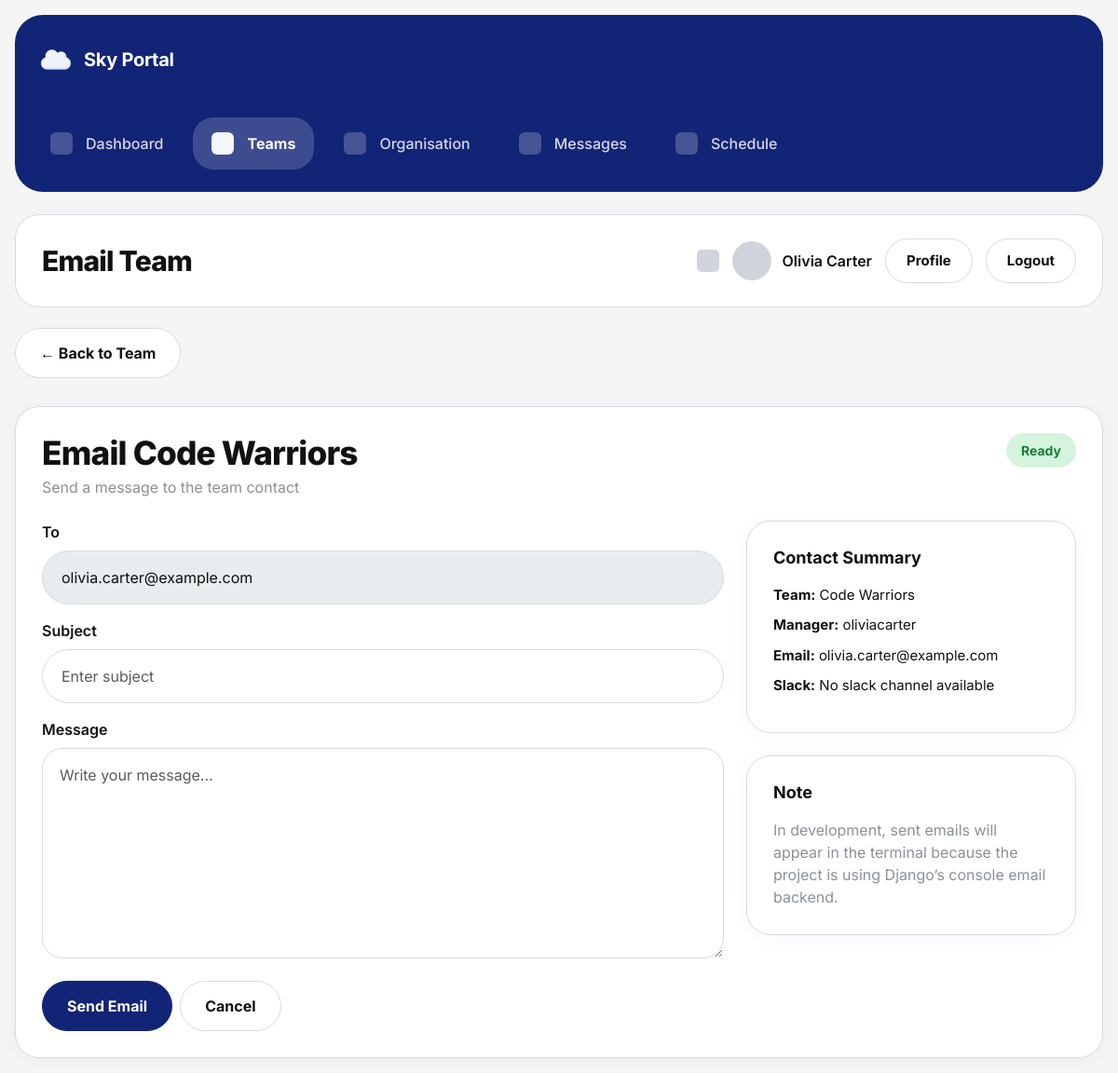
/teams/7/email/ (signed in), run on the app's committed database.
### organisation/models.py (models this page shows, shortened)
class Team(models.Model):
    STATUS_CHOICES = [
        ('active', 'Active'),
        ('restructured', 'Restructured'),
        ('disbanded', 'Disbanded'),
    ]
    name = models.CharField(max_length=100, unique=True)
    description = models.TextField(blank=True)
    purpose = models.TextField(blank=True)
    department = models.ForeignKey(
        Department,
        on_delete=models.SET_NULL,
        null=True,
        blank=True,
        related_name='teams'
    )
    team_type = models.ForeignKey(
        TeamType,
        on_delete=models.SET_NULL,
        null=True,
        blank=True,
        related_name='teams'
    )
    manager = models.ForeignKey(
        User,
        on_delete=models.SET_NULL,
        null=True,
        blank=True,
        related_name='managed_teams'
    )
    members = models.ManyToManyField(
        User,
        related_name='teams',
        blank=True
    )
    slack_channel = models.CharField(max_length=100, blank=True)
    email = models.EmailField(blank=True)
    code_repository = models.URLField(blank=True)
    status = models.CharField(max_length=20, choices=STATUS_CHOICES, default='active')
    created_at = models.DateTimeField(auto_now_add=True)
    updated_at = models.DateTimeField(auto_now=True)

### teams/views.py (the view, shortened to what this page needs)
# urls.py: path("<int:team_id>/email/", views.email_team, name="email_team"),
@login_required
def email_team(request, team_id):
    team = get_object_or_404(Team, id=team_id)
    success = False
    error = ""
    subject = ""
    message = ""
    return render(request, "teams/email_team.html", {
        "team": team,
        "success": success,
        "error": error,
        "subject": subject,
        "message": message,
    })

### templates/teams/email_team.html (shortened to what this page needs)
{% extends "base.html" %}
{% block nav_teams %}active{% endblock %}
{% block page_heading %}Email Team{% endblock %}
{% block content %}
<div class="mb-2">
    <a href="{% url 'team_detail' team.id %}" class="btn btn-sky-secondary">← Back to Team</a>
</div>
<div class="panel-card">
    <div class="card-body">
        <div class="d-flex justify-content-between align-items-start flex-wrap gap-4 mb-4">
            <div>
                <h2 class="page-title mb-1" style="font-size: 2.2rem;">Email {{ team.name }}</h2>
                <p class="page-subtitle mb-0">Send a message to the team contact</p>
            </div>
            <span class="sky-badge sky-badge-active">
                {% if team.email %}
                    Ready
                {% else %}
                    No Email
                {% endif %}
            </span>
        </div>
        <div class="row g-4">
            <div class="col-lg-8">
                <form method="post" onsubmit="return confirmEmailSend()">
                    <div class="mb-3">
                        <label class="form-label fw-semibold">To</label>
                        <input
                            type="text"
                            class="form-control sky-search-input"
                            value="{{ team.email|default:'No email available' }}"
                            disabled
                        >
                    </div>
                    <div class="mb-3">
                        <label class="form-label fw-semibold">Subject</label>
                        <input
                            type="text"
                            name="subject"
                            class="form-control sky-search-input"
                            placeholder="Enter subject"
                            value="{{ subject|default:'' }}"
                            required
                        >
                    </div>
                    <div class="mb-4">
                        <label class="form-label fw-semibold">Message</label>
                        <textarea
                            name="message"
                            rows="8"
                            class="form-control sky-textarea"
                            placeholder="Write your message..."
                            required
                        >{{ message|default:'' }}</textarea>
                    </div>
                    <div class="d-flex gap-2 flex-wrap">
                        <button type="submit" class="btn btn-sky-primary">Send Email</button>
                        <a href="{% url 'team_detail' team.id %}" class="btn btn-sky-secondary">Cancel</a>
                    </div>
                </form>
            </div>
            <div class="col-lg-4">
                <div class="panel-card">
                    <div class="card-body">
                        <h3 class="sky-section-title">Contact Summary</h3>
                        <ul class="sky-meta-list mb-0">
                            <li><strong>Team:</strong> {{ team.name }}</li>
                            <li><strong>Manager:</strong> {{ team.manager.username|default:"No manager assigned" }}</li>
                            <li><strong>Email:</strong> {{ team.email|default:"No email available" }}</li>
                            <li><strong>Slack:</strong> {{ team.slack_channel|default:"No slack channel available" }}</li>
                        </ul>
                    </div>
                </div>
                <div class="panel-card mt-4">
                    <div class="card-body">
                        <h3 class="sky-section-title">Note</h3>
                        <p class="page-subtitle mb-0">
                            In development, sent emails will appear in the terminal because the project is using Django’s console email backend.
                        </p>
                    </div>
                </div>
            </div>
        </div>
    </div>
</div>
{% endblock %}

### templates/base.html (shortened to what this page needs)
<!doctype html>
<html lang="en">
  <head>
    {% load static %}
    <link
      href="https://cdn.jsdelivr.net/npm/bootstrap@5.3.3/dist/css/bootstrap.min.css"
      rel="stylesheet"
    />
    <link href="{% static 'css/styles.css' %}" rel="stylesheet" />
  </head>
  <body>
    {% block fullpage %}
    <div class="app-layout">
      <aside class="app-sidebar">
        <div class="app-sidebar-inner">
          <div class="sidebar-brand">
            <div class="top-shell-brand d-flex align-items-center gap-2">
              <img
                src="{% static 'images/cloud.png' %}"
                alt="Sky Logo"
                style="height: 32px"
              />
            </div>
            <div class="sidebar-brand-text">Sky Portal</div>
          </div>
          <nav class="sidebar-nav">
            <a
              href="{% url 'dashboard' %}"
              class="sidebar-link {% block nav_dashboard %}{% endblock %}"
            >
              <span class="sidebar-link-icon"></span>
              <span>Dashboard</span>
            </a>
            <a
              href="{% url 'team_list' %}"
              class="sidebar-link {% block nav_teams %}{% endblock %}"
            >
              <span class="sidebar-link-icon"></span>
              <span>Teams</span>
            </a>
            <a href="#" class="sidebar-link">
              <span class="sidebar-link-icon"></span>
              <span>Organisation</span>
            </a>
            <a href="#" class="sidebar-link">
              <span class="sidebar-link-icon"></span>
              <span>Messages</span>
            </a>
            <a
              href="{% url 'schedule_home' %}"
              class="sidebar-link {% block nav_schedule %}{% endblock %}"
            >
              <span class="sidebar-link-icon"></span>
              <span>Schedule</span>
            </a>
          </nav>
        </div>
      </aside>
      <div class="app-main">
        <header class="top-shell">
          <div class="top-shell-title-wrap">
            <h1 class="top-shell-title">
              {% block page_heading %}Sky Portal{% endblock %}
            </h1>
          </div>
          <div class="top-shell-right">
            <div class="top-shell-square"></div>
            {% if user.is_authenticated %}
            <div class="top-shell-profile">
              <div class="top-shell-avatar"></div>
              <span class="top-shell-username"
                >{{ user.get_full_name|default:user.username }}</span
              >
            </div>
            <a href="{% url 'profile' %}" class="top-shell-pill-link"
              >Profile</a
            >
            <form method="post" action="{% url 'logout' %}" class="mb-0">
              <button
                type="submit"
                class="top-shell-pill-link top-shell-pill-light"
              >
                Logout
              </button>
            </form>
            {% endif %}
          </div>
        </header>
        <main class="page-content">{% block content %}{% endblock %}</main>
      </div>
    </div>
    {% endblock %}
  </body>
</html>

### data on the page
Team: name "Code Warriors", email "olivia.carter@example.com", manager.username "oliviacarter", slack_channel "No slack channel available"

### other printed values
{{ user.get_full_name|default:user.username }} "Olivia Carter"
